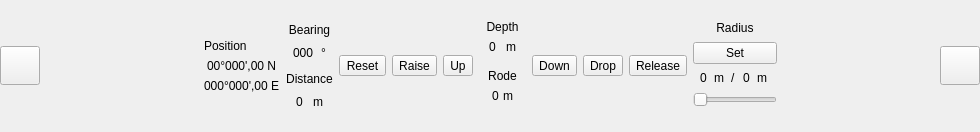
<?xml version="1.0" encoding="UTF-8"?>
<ui version="4.0">
 <class>AnchorBar</class>
 <widget class="QWidget" name="AnchorBar">
  <property name="geometry">
   <rect>
    <x>0</x>
    <y>0</y>
    <width>980</width>
    <height>132</height>
   </rect>
  </property>
  <layout class="QVBoxLayout" name="verticalLayout_Alarms">
   <property name="leftMargin">
    <number>0</number>
   </property>
   <property name="topMargin">
    <number>0</number>
   </property>
   <property name="rightMargin">
    <number>0</number>
   </property>
   <property name="bottomMargin">
    <number>0</number>
   </property>
   <item>
    <layout class="QHBoxLayout" name="horizontalLayout_Anchor">
     <property name="sizeConstraint">
      <enum>QLayout::SizeConstraint::SetFixedSize</enum>
     </property>
     <item>
      <layout class="QVBoxLayout" name="verticalLayout_SX">
       <property name="sizeConstraint">
        <enum>QLayout::SizeConstraint::SetFixedSize</enum>
       </property>
       <item>
        <widget class="QToolButton" name="toolButton_Anchor">
         <property name="icon">
          <iconset>
           <normaloff>:/resources/svg/OpenBridge/anchor-iec.svg</normaloff>:/resources/svg/OpenBridge/anchor-iec.svg</iconset>
         </property>
         <property name="iconSize">
          <size>
           <width>32</width>
           <height>32</height>
          </size>
         </property>
         <property name="toolButtonStyle">
          <enum>Qt::ToolButtonStyle::ToolButtonTextUnderIcon</enum>
         </property>
        </widget>
       </item>
      </layout>
     </item>
     <item>
      <spacer name="horizontalSpacer">
       <property name="orientation">
        <enum>Qt::Orientation::Horizontal</enum>
       </property>
       <property name="sizeHint" stdset="0">
        <size>
         <width>40</width>
         <height>20</height>
        </size>
       </property>
      </spacer>
     </item>
     <item>
      <layout class="QVBoxLayout" name="verticalLayout_CN">
       <item>
        <layout class="QGridLayout" name="gridLayout_Anchor">
         <item row="0" column="7">
          <layout class="QHBoxLayout" name="horizontalLayout_Drop">
           <item>
            <widget class="QToolButton" name="toolButton_Drop">
             <property name="text">
              <string>Drop</string>
             </property>
             <property name="icon">
              <iconset>
               <normaloff>:/resources/images/bottombar/anchor_drop.png</normaloff>:/resources/images/bottombar/anchor_drop.png</iconset>
             </property>
             <property name="iconSize">
              <size>
               <width>32</width>
               <height>32</height>
              </size>
             </property>
             <property name="toolButtonStyle">
              <enum>Qt::ToolButtonStyle::ToolButtonTextUnderIcon</enum>
             </property>
            </widget>
           </item>
          </layout>
         </item>
         <item row="0" column="4">
          <layout class="QHBoxLayout" name="horizontalLayout_Up">
           <item>
            <widget class="QToolButton" name="toolButton_Up">
             <property name="text">
              <string>Up</string>
             </property>
             <property name="icon">
              <iconset>
               <normaloff>:/resources/images/bottombar/anchor_up.png</normaloff>:/resources/images/bottombar/anchor_up.png</iconset>
             </property>
             <property name="iconSize">
              <size>
               <width>32</width>
               <height>32</height>
              </size>
             </property>
             <property name="toolButtonStyle">
              <enum>Qt::ToolButtonStyle::ToolButtonTextUnderIcon</enum>
             </property>
            </widget>
           </item>
          </layout>
         </item>
         <item row="0" column="9">
          <layout class="QHBoxLayout" name="horizontalLayout_Radius">
           <item>
            <widget class="QWidget" name="widget_Radius" native="true">
             <property name="sizePolicy">
              <sizepolicy hsizetype="Preferred" vsizetype="Preferred">
               <horstretch>0</horstretch>
               <verstretch>0</verstretch>
              </sizepolicy>
             </property>
             <layout class="QVBoxLayout" name="verticalLayout_Radius">
              <property name="leftMargin">
               <number>0</number>
              </property>
              <property name="topMargin">
               <number>0</number>
              </property>
              <property name="rightMargin">
               <number>0</number>
              </property>
              <property name="bottomMargin">
               <number>0</number>
              </property>
              <item>
               <widget class="QLabel" name="label_textRadius">
                <property name="sizePolicy">
                 <sizepolicy hsizetype="Preferred" vsizetype="Fixed">
                  <horstretch>0</horstretch>
                  <verstretch>0</verstretch>
                 </sizepolicy>
                </property>
                <property name="text">
                 <string>Radius</string>
                </property>
                <property name="alignment">
                 <set>Qt::AlignmentFlag::AlignCenter</set>
                </property>
               </widget>
              </item>
              <item>
               <widget class="QPushButton" name="pushButton_SetRadius">
                <property name="text">
                 <string>Set</string>
                </property>
               </widget>
              </item>
              <item>
               <layout class="QHBoxLayout" name="horizontalLayout_RadiusCurrentMax">
                <property name="spacing">
                 <number>0</number>
                </property>
                <item>
                 <widget class="QLabel" name="label_CurrentRadius">
                  <property name="sizePolicy">
                   <sizepolicy hsizetype="Fixed" vsizetype="Fixed">
                    <horstretch>0</horstretch>
                    <verstretch>0</verstretch>
                   </sizepolicy>
                  </property>
                  <property name="text">
                   <string>0</string>
                  </property>
                 </widget>
                </item>
                <item>
                 <widget class="QLabel" name="label_unitCurrentRadius">
                  <property name="sizePolicy">
                   <sizepolicy hsizetype="Fixed" vsizetype="Fixed">
                    <horstretch>0</horstretch>
                    <verstretch>0</verstretch>
                   </sizepolicy>
                  </property>
                  <property name="text">
                   <string>m</string>
                  </property>
                 </widget>
                </item>
                <item>
                 <widget class="QLabel" name="label_textSlash">
                  <property name="sizePolicy">
                   <sizepolicy hsizetype="Fixed" vsizetype="Fixed">
                    <horstretch>0</horstretch>
                    <verstretch>0</verstretch>
                   </sizepolicy>
                  </property>
                  <property name="text">
                   <string>/</string>
                  </property>
                 </widget>
                </item>
                <item>
                 <widget class="QLabel" name="label_MaxRadius">
                  <property name="sizePolicy">
                   <sizepolicy hsizetype="Fixed" vsizetype="Fixed">
                    <horstretch>0</horstretch>
                    <verstretch>0</verstretch>
                   </sizepolicy>
                  </property>
                  <property name="text">
                   <string>0</string>
                  </property>
                 </widget>
                </item>
                <item>
                 <widget class="QLabel" name="label_unitMaxRadius">
                  <property name="sizePolicy">
                   <sizepolicy hsizetype="Fixed" vsizetype="Fixed">
                    <horstretch>0</horstretch>
                    <verstretch>0</verstretch>
                   </sizepolicy>
                  </property>
                  <property name="text">
                   <string>m</string>
                  </property>
                 </widget>
                </item>
               </layout>
              </item>
              <item>
               <widget class="QSlider" name="horizontalSlider_CurrentRadius">
                <property name="orientation">
                 <enum>Qt::Orientation::Horizontal</enum>
                </property>
               </widget>
              </item>
             </layout>
            </widget>
           </item>
          </layout>
         </item>
         <item row="0" column="3">
          <layout class="QHBoxLayout" name="horizontalLayout_Raise">
           <item>
            <widget class="QToolButton" name="toolButton_Raise">
             <property name="text">
              <string>Raise</string>
             </property>
             <property name="icon">
              <iconset>
               <normaloff>:/resources/images/bottombar/anchor_raise.png</normaloff>:/resources/images/bottombar/anchor_raise.png</iconset>
             </property>
             <property name="iconSize">
              <size>
               <width>32</width>
               <height>32</height>
              </size>
             </property>
             <property name="toolButtonStyle">
              <enum>Qt::ToolButtonStyle::ToolButtonTextUnderIcon</enum>
             </property>
            </widget>
           </item>
          </layout>
         </item>
         <item row="0" column="0">
          <layout class="QVBoxLayout" name="verticalLayout_AnchorPosition">
           <item>
            <widget class="QWidget" name="widget_Position" native="true">
             <property name="sizePolicy">
              <sizepolicy hsizetype="Preferred" vsizetype="Preferred">
               <horstretch>0</horstretch>
               <verstretch>0</verstretch>
              </sizepolicy>
             </property>
             <layout class="QVBoxLayout" name="verticalLayout_Position">
              <property name="sizeConstraint">
               <enum>QLayout::SizeConstraint::SetFixedSize</enum>
              </property>
              <property name="leftMargin">
               <number>0</number>
              </property>
              <property name="topMargin">
               <number>0</number>
              </property>
              <property name="rightMargin">
               <number>0</number>
              </property>
              <property name="bottomMargin">
               <number>0</number>
              </property>
              <item>
               <widget class="QLabel" name="label_textPosition">
                <property name="text">
                 <string>Position</string>
                </property>
               </widget>
              </item>
              <item>
               <layout class="QHBoxLayout" name="horizontalLayout_Latitude">
                <property name="spacing">
                 <number>0</number>
                </property>
                <property name="sizeConstraint">
                 <enum>QLayout::SizeConstraint::SetFixedSize</enum>
                </property>
                <item>
                 <widget class="QLabel" name="label_Latitude">
                  <property name="sizePolicy">
                   <sizepolicy hsizetype="Fixed" vsizetype="Fixed">
                    <horstretch>0</horstretch>
                    <verstretch>0</verstretch>
                   </sizepolicy>
                  </property>
                  <property name="text">
                   <string>00°000',00 N</string>
                  </property>
                 </widget>
                </item>
               </layout>
              </item>
              <item>
               <layout class="QHBoxLayout" name="horizontalLayout_Longitude">
                <property name="spacing">
                 <number>0</number>
                </property>
                <property name="sizeConstraint">
                 <enum>QLayout::SizeConstraint::SetFixedSize</enum>
                </property>
                <item>
                 <widget class="QLabel" name="label_Longitude">
                  <property name="sizePolicy">
                   <sizepolicy hsizetype="Fixed" vsizetype="Fixed">
                    <horstretch>0</horstretch>
                    <verstretch>0</verstretch>
                   </sizepolicy>
                  </property>
                  <property name="text">
                   <string>000°000',00 E</string>
                  </property>
                 </widget>
                </item>
               </layout>
              </item>
             </layout>
            </widget>
           </item>
          </layout>
         </item>
         <item row="0" column="6">
          <layout class="QHBoxLayout" name="horizontalLayout_Down">
           <item>
            <widget class="QToolButton" name="toolButton_Down">
             <property name="text">
              <string>Down</string>
             </property>
             <property name="icon">
              <iconset>
               <normaloff>:/resources/images/bottombar/anchor_down.png</normaloff>:/resources/images/bottombar/anchor_down.png</iconset>
             </property>
             <property name="iconSize">
              <size>
               <width>32</width>
               <height>32</height>
              </size>
             </property>
             <property name="toolButtonStyle">
              <enum>Qt::ToolButtonStyle::ToolButtonTextUnderIcon</enum>
             </property>
            </widget>
           </item>
          </layout>
         </item>
         <item row="0" column="2">
          <layout class="QHBoxLayout" name="horizontalLayout_Reset">
           <property name="sizeConstraint">
            <enum>QLayout::SizeConstraint::SetDefaultConstraint</enum>
           </property>
           <item>
            <widget class="QToolButton" name="toolButton_Reset">
             <property name="text">
              <string>Reset</string>
             </property>
             <property name="icon">
              <iconset>
               <normaloff>:/resources/images/bottombar/anchor_reset.png</normaloff>:/resources/images/bottombar/anchor_reset.png</iconset>
             </property>
             <property name="iconSize">
              <size>
               <width>32</width>
               <height>32</height>
              </size>
             </property>
             <property name="toolButtonStyle">
              <enum>Qt::ToolButtonStyle::ToolButtonTextUnderIcon</enum>
             </property>
            </widget>
           </item>
          </layout>
         </item>
         <item row="0" column="5">
          <layout class="QHBoxLayout" name="horizontalLayout_Displays">
           <item>
            <layout class="QVBoxLayout" name="verticalLayout_Displays">
             <item>
              <widget class="QWidget" name="widget_Depth" native="true">
               <property name="sizePolicy">
                <sizepolicy hsizetype="Preferred" vsizetype="Preferred">
                 <horstretch>0</horstretch>
                 <verstretch>0</verstretch>
                </sizepolicy>
               </property>
               <layout class="QVBoxLayout" name="verticalLayout_Depth">
                <property name="leftMargin">
                 <number>0</number>
                </property>
                <property name="topMargin">
                 <number>0</number>
                </property>
                <property name="rightMargin">
                 <number>0</number>
                </property>
                <property name="bottomMargin">
                 <number>0</number>
                </property>
                <item>
                 <widget class="QLabel" name="label_textDepth">
                  <property name="sizePolicy">
                   <sizepolicy hsizetype="Preferred" vsizetype="Fixed">
                    <horstretch>0</horstretch>
                    <verstretch>0</verstretch>
                   </sizepolicy>
                  </property>
                  <property name="text">
                   <string>Depth</string>
                  </property>
                  <property name="alignment">
                   <set>Qt::AlignmentFlag::AlignCenter</set>
                  </property>
                 </widget>
                </item>
                <item>
                 <layout class="QHBoxLayout" name="horizontalLayout_Depth">
                  <property name="spacing">
                   <number>0</number>
                  </property>
                  <item>
                   <widget class="QLabel" name="label_Depth">
                    <property name="sizePolicy">
                     <sizepolicy hsizetype="Fixed" vsizetype="Fixed">
                      <horstretch>0</horstretch>
                      <verstretch>0</verstretch>
                     </sizepolicy>
                    </property>
                    <property name="text">
                     <string>0</string>
                    </property>
                   </widget>
                  </item>
                  <item>
                   <widget class="QLabel" name="label_unitDepth">
                    <property name="sizePolicy">
                     <sizepolicy hsizetype="Fixed" vsizetype="Fixed">
                      <horstretch>0</horstretch>
                      <verstretch>0</verstretch>
                     </sizepolicy>
                    </property>
                    <property name="text">
                     <string>m</string>
                    </property>
                   </widget>
                  </item>
                 </layout>
                </item>
               </layout>
              </widget>
             </item>
             <item>
              <widget class="QWidget" name="widget_Rode" native="true">
               <property name="sizePolicy">
                <sizepolicy hsizetype="Preferred" vsizetype="Preferred">
                 <horstretch>0</horstretch>
                 <verstretch>0</verstretch>
                </sizepolicy>
               </property>
               <layout class="QVBoxLayout" name="verticalLayout_Rode">
                <item>
                 <widget class="QLabel" name="label_textRode">
                  <property name="sizePolicy">
                   <sizepolicy hsizetype="Preferred" vsizetype="Fixed">
                    <horstretch>0</horstretch>
                    <verstretch>0</verstretch>
                   </sizepolicy>
                  </property>
                  <property name="text">
                   <string>Rode</string>
                  </property>
                  <property name="alignment">
                   <set>Qt::AlignmentFlag::AlignCenter</set>
                  </property>
                 </widget>
                </item>
                <item>
                 <layout class="QHBoxLayout" name="horizontalLayout_Rode">
                  <property name="spacing">
                   <number>0</number>
                  </property>
                  <item>
                   <widget class="QLabel" name="label_Rode">
                    <property name="sizePolicy">
                     <sizepolicy hsizetype="Fixed" vsizetype="Fixed">
                      <horstretch>0</horstretch>
                      <verstretch>0</verstretch>
                     </sizepolicy>
                    </property>
                    <property name="text">
                     <string>0</string>
                    </property>
                   </widget>
                  </item>
                  <item>
                   <widget class="QLabel" name="label_unitRode">
                    <property name="sizePolicy">
                     <sizepolicy hsizetype="Fixed" vsizetype="Fixed">
                      <horstretch>0</horstretch>
                      <verstretch>0</verstretch>
                     </sizepolicy>
                    </property>
                    <property name="text">
                     <string>m</string>
                    </property>
                   </widget>
                  </item>
                 </layout>
                </item>
               </layout>
              </widget>
             </item>
            </layout>
           </item>
          </layout>
         </item>
         <item row="0" column="8">
          <layout class="QHBoxLayout" name="horizontalLayout_Release">
           <item>
            <widget class="QToolButton" name="toolButton_Release">
             <property name="text">
              <string>Release</string>
             </property>
             <property name="icon">
              <iconset>
               <normaloff>:/resources/images/bottombar/anchor_release.png</normaloff>:/resources/images/bottombar/anchor_release.png</iconset>
             </property>
             <property name="iconSize">
              <size>
               <width>32</width>
               <height>32</height>
              </size>
             </property>
             <property name="toolButtonStyle">
              <enum>Qt::ToolButtonStyle::ToolButtonTextUnderIcon</enum>
             </property>
            </widget>
           </item>
          </layout>
         </item>
         <item row="0" column="1">
          <layout class="QVBoxLayout" name="verticalLayout_AnchorBearingDistance">
           <item>
            <widget class="QWidget" name="widget_Bearing" native="true">
             <property name="sizePolicy">
              <sizepolicy hsizetype="Preferred" vsizetype="Preferred">
               <horstretch>0</horstretch>
               <verstretch>0</verstretch>
              </sizepolicy>
             </property>
             <layout class="QVBoxLayout" name="verticalLayout_Bearing">
              <property name="leftMargin">
               <number>0</number>
              </property>
              <property name="topMargin">
               <number>0</number>
              </property>
              <property name="rightMargin">
               <number>0</number>
              </property>
              <property name="bottomMargin">
               <number>0</number>
              </property>
              <item>
               <widget class="QLabel" name="label_textBearing">
                <property name="sizePolicy">
                 <sizepolicy hsizetype="Preferred" vsizetype="Fixed">
                  <horstretch>0</horstretch>
                  <verstretch>0</verstretch>
                 </sizepolicy>
                </property>
                <property name="text">
                 <string>Bearing</string>
                </property>
                <property name="alignment">
                 <set>Qt::AlignmentFlag::AlignCenter</set>
                </property>
               </widget>
              </item>
              <item>
               <layout class="QHBoxLayout" name="horizontalLayout_Bearing">
                <property name="spacing">
                 <number>0</number>
                </property>
                <item>
                 <widget class="QLabel" name="label_Bearing">
                  <property name="sizePolicy">
                   <sizepolicy hsizetype="Fixed" vsizetype="Fixed">
                    <horstretch>0</horstretch>
                    <verstretch>0</verstretch>
                   </sizepolicy>
                  </property>
                  <property name="text">
                   <string>000</string>
                  </property>
                 </widget>
                </item>
                <item>
                 <widget class="QLabel" name="label_unitBearing">
                  <property name="sizePolicy">
                   <sizepolicy hsizetype="Fixed" vsizetype="Fixed">
                    <horstretch>0</horstretch>
                    <verstretch>0</verstretch>
                   </sizepolicy>
                  </property>
                  <property name="text">
                   <string>°</string>
                  </property>
                 </widget>
                </item>
               </layout>
              </item>
             </layout>
            </widget>
           </item>
           <item>
            <widget class="QWidget" name="widget_Distance" native="true">
             <property name="sizePolicy">
              <sizepolicy hsizetype="Preferred" vsizetype="Preferred">
               <horstretch>0</horstretch>
               <verstretch>0</verstretch>
              </sizepolicy>
             </property>
             <layout class="QVBoxLayout" name="verticalLayout_Distance">
              <property name="leftMargin">
               <number>0</number>
              </property>
              <property name="topMargin">
               <number>0</number>
              </property>
              <property name="rightMargin">
               <number>0</number>
              </property>
              <property name="bottomMargin">
               <number>0</number>
              </property>
              <item>
               <widget class="QLabel" name="label_textDistance">
                <property name="sizePolicy">
                 <sizepolicy hsizetype="Preferred" vsizetype="Fixed">
                  <horstretch>0</horstretch>
                  <verstretch>0</verstretch>
                 </sizepolicy>
                </property>
                <property name="text">
                 <string>Distance</string>
                </property>
                <property name="alignment">
                 <set>Qt::AlignmentFlag::AlignCenter</set>
                </property>
               </widget>
              </item>
              <item>
               <layout class="QHBoxLayout" name="horizontalLayout_Distance">
                <property name="spacing">
                 <number>0</number>
                </property>
                <item>
                 <widget class="QLabel" name="label_Distance">
                  <property name="sizePolicy">
                   <sizepolicy hsizetype="Fixed" vsizetype="Fixed">
                    <horstretch>0</horstretch>
                    <verstretch>0</verstretch>
                   </sizepolicy>
                  </property>
                  <property name="text">
                   <string>0</string>
                  </property>
                 </widget>
                </item>
                <item>
                 <widget class="QLabel" name="label_unitDistance">
                  <property name="sizePolicy">
                   <sizepolicy hsizetype="Fixed" vsizetype="Fixed">
                    <horstretch>0</horstretch>
                    <verstretch>0</verstretch>
                   </sizepolicy>
                  </property>
                  <property name="text">
                   <string>m</string>
                  </property>
                 </widget>
                </item>
               </layout>
              </item>
             </layout>
            </widget>
           </item>
          </layout>
         </item>
        </layout>
       </item>
      </layout>
     </item>
     <item>
      <spacer name="horizontalSpacer_2">
       <property name="orientation">
        <enum>Qt::Orientation::Horizontal</enum>
       </property>
       <property name="sizeHint" stdset="0">
        <size>
         <width>40</width>
         <height>20</height>
        </size>
       </property>
      </spacer>
     </item>
     <item>
      <layout class="QVBoxLayout" name="verticalLayout_DX">
       <property name="spacing">
        <number>-1</number>
       </property>
       <property name="sizeConstraint">
        <enum>QLayout::SizeConstraint::SetFixedSize</enum>
       </property>
       <item>
        <widget class="QToolButton" name="toolButton_Hide">
         <property name="icon">
          <iconset>
           <normaloff>:/resources/svg/OpenBridge/unfold-less-google.svg</normaloff>:/resources/svg/OpenBridge/unfold-less-google.svg</iconset>
         </property>
         <property name="iconSize">
          <size>
           <width>32</width>
           <height>32</height>
          </size>
         </property>
         <property name="toolButtonStyle">
          <enum>Qt::ToolButtonStyle::ToolButtonTextUnderIcon</enum>
         </property>
        </widget>
       </item>
      </layout>
     </item>
    </layout>
   </item>
  </layout>
 </widget>
 <resources/>
 <connections/>
</ui>
